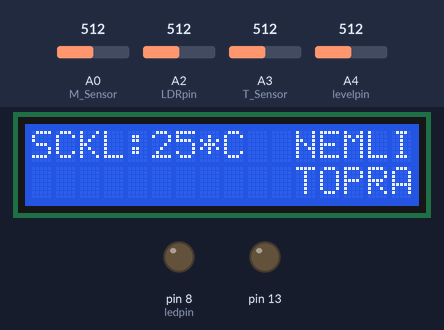
Recording of a sketch running on a simulated Arduino Uno, built with avr-gcc and run on an emulated ATmega328P. Shown: 16×2 character LCD, output pins drawn as LEDs (lit = HIGH). Inputs (shaded band) come from the test bench; at power-on: A0 (M_Sensor) = 512, A2 (LDRpin) = 512, A3 (T_Sensor) = 512, A4 (levelpin) = 512. What the sketch prints to the serial monitor is not drawn.

Above: at 2.2 s.
2.3 s: A0 (M_Sensor) set to 683
4.3 s: A0 (M_Sensor) set to 711
At 6.2 s:
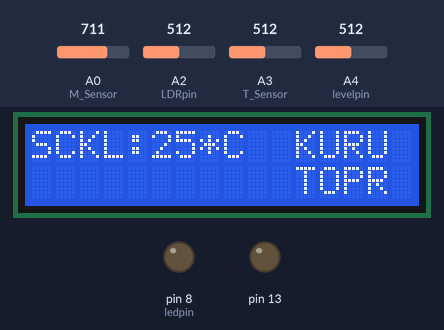
6.6 s: A0 (M_Sensor) set to 190
At 8.1 s:
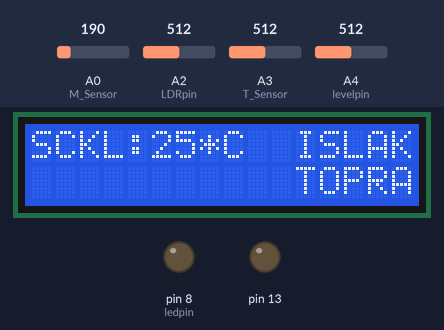
8.7 s: A2 (LDRpin) set to 794
10.4 s: A2 (LDRpin) set to 816
At 12.4 s:
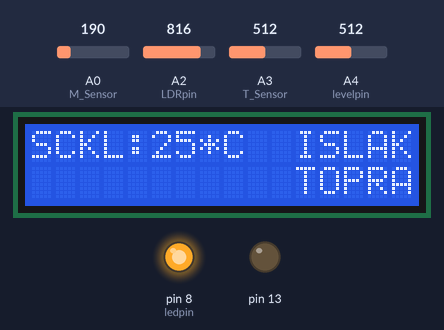
12.7 s: A3 (T_Sensor) set to 490
At 14.0 s:
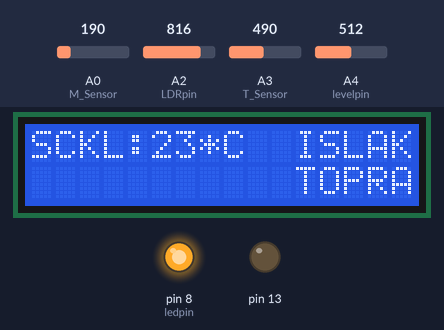
Timing chart, 0 to 15.7 s (numbered marks = the images above; inputs shaded):
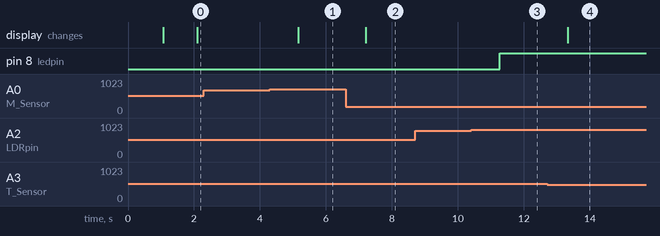

The sketch:

ProjectCode.ino
```cpp
#include <LiquidCrystal.h> //LCD kütüphanesi
///Değişkenler
int temp;
int T_Sensor = A3;
int M_Sensor = A0;
int W_led = 7;
int P_led = 13;
int Speaker = 9;
int val;
int cel;
int LDRpin=A2;
int isik;
int ledpin=8;
//int templed=6;
int levelpin=A4;
int seviye;
int levelpump=9;
int levelout=6;


LiquidCrystal lcd(12, 11, 5, 4, 3, 2);

void setup()
 {
    lcd.begin(16, 2);
    lcd.clear();
    //moisture
    pinMode(13,OUTPUT);
    pinMode(7,INPUT);
    //pinMode(9,OUTPUT);
    //LCD
    lcd.setCursor(0,0);

    lcd.setCursor(0,1);

    delay(1000);
    ////LDR
    Serial.begin(9600);
    pinMode(LDRpin,INPUT);
    pinMode(ledpin,OUTPUT);
    ///temp
    pinMode(T_Sensor,INPUT);
    //pinMode(templed,OUTPUT);
    ///level
    pinMode(levelpin,INPUT);
    //pinMode(levelpump,OUTPUT);
    //pinMode(levelout,OUTPUT);
}

void loop()
{
  ///LCD
  lcd.clear();
  lcd.setCursor(0,0);
  lcd.print("SCKL:");
  lcd.setCursor(5,0);
  lcd.print(cel);
  lcd.setCursor(7,0);
  lcd.print("*C");
  ///NEM SENSÖRÜ

  int nem = analogRead(M_Sensor); //Nem Sensörü

 if (nem> 700)   //Kuru Toprak
  {
        lcd.setCursor(11,0);
        lcd.print("KURU");
        lcd.setCursor(11,1);
        lcd.print("TOPR");

    }

     else if (nem > 300 && nem<=700) //Nemli Toprak
    {
      lcd.setCursor(11,0);
     lcd.print("NEMLI");
     lcd.setCursor(11,1);
     lcd.print("TOPRAK");

    }
    else if (nem<=300) //Islak Toprak
    {
      lcd.setCursor(11,0);
     lcd.print("ISLAK");
     lcd.setCursor(11,1);
     lcd.print("TOPRAK");

    }
    delay (1000);


  /////LDR
  isik = analogRead(LDRpin);
  Serial.print("ISIK = ");
  Serial.println(isik);
  if (isik>800){
  digitalWrite(ledpin,HIGH);
  delay(10);
  }
  else {
  digitalWrite(ledpin,LOW);
  delay(10);
  }
  //SICAKLIK SENSÖRÜ
  val = analogRead(T_Sensor); //Sıcaklık Sensörü
  int mv = ( val/1024.0)*5000;
  cel = mv/10;
  /////SIVI SEVİYESİ SENSÖRÜ
 seviye=analogRead(levelpin);
  Serial.print("SU SEVIYESI: ");
  Serial.println(seviye);
  if (seviye<=200){
    Serial.println("UYARI! DEPO SEVIYESI DUSUK ");
    delay(5);}
    else if (seviye>200 && seviye<=500){
    Serial.println("UYARI! DEPO SEVIYESI RISKLI DURUMDA ");
    delay(5);}
    else if (seviye>500 && seviye<=800){
    Serial.println("DEPO SEVIYESI IYI DURUMDA ");
    delay(5);}
    else if (seviye>=800){
    Serial.println("DEPO SEVIYESI MUKEMMEL DURUMDA ");

    }

  }
```

Measured:
- the behaviour switches between 700 and 701 on A0 (M_Sensor) (found by bisection; images 0 and 1)
- the behaviour switches between 800 and 801 on A2 (LDRpin) (found by bisection; images 2 and 3)
- after the input at 2.3 s, every drawn part: stays the same
- after the input at 4.3 s, the display: changes after 0.86 s (image 1)
- after the input at 6.6 s, the display: changes after 0.60 s (image 2)
- after the input at 8.7 s, every drawn part: stays the same
- after the input at 10.4 s, pin 8 (ledpin): LOW → HIGH after 0.87 s
- after the input at 12.7 s, the display: changes after 0.63 s (image 4)
